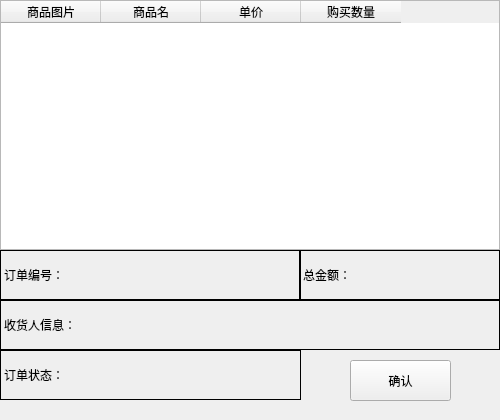
<?xml version="1.0" encoding="UTF-8"?>
<ui version="4.0">
 <class>Form</class>
 <widget class="QWidget" name="Form">
  <property name="geometry">
   <rect>
    <x>0</x>
    <y>0</y>
    <width>500</width>
    <height>420</height>
   </rect>
  </property>
  <property name="windowTitle">
   <string>Form</string>
  </property>
  <widget class="QTableWidget" name="mer_table">
   <property name="geometry">
    <rect>
     <x>0</x>
     <y>0</y>
     <width>500</width>
     <height>250</height>
    </rect>
   </property>
   <column>
    <property name="text">
     <string>商品图片</string>
    </property>
   </column>
   <column>
    <property name="text">
     <string>商品名</string>
    </property>
   </column>
   <column>
    <property name="text">
     <string>单价</string>
    </property>
   </column>
   <column>
    <property name="text">
     <string>购买数量</string>
    </property>
   </column>
  </widget>
  <widget class="QLabel" name="total_label">
   <property name="geometry">
    <rect>
     <x>299</x>
     <y>250</y>
     <width>201</width>
     <height>50</height>
    </rect>
   </property>
   <property name="frameShape">
    <enum>QFrame::Box</enum>
   </property>
   <property name="text">
    <string>总金额：</string>
   </property>
  </widget>
  <widget class="QLabel" name="id_label">
   <property name="geometry">
    <rect>
     <x>0</x>
     <y>250</y>
     <width>301</width>
     <height>50</height>
    </rect>
   </property>
   <property name="frameShape">
    <enum>QFrame::Box</enum>
   </property>
   <property name="text">
    <string>订单编号：</string>
   </property>
  </widget>
  <widget class="QLabel" name="con_label">
   <property name="geometry">
    <rect>
     <x>0</x>
     <y>300</y>
     <width>500</width>
     <height>50</height>
    </rect>
   </property>
   <property name="frameShape">
    <enum>QFrame::Box</enum>
   </property>
   <property name="text">
    <string>收货人信息：</string>
   </property>
  </widget>
  <widget class="QPushButton" name="pushButton">
   <property name="geometry">
    <rect>
     <x>350</x>
     <y>360</y>
     <width>101</width>
     <height>41</height>
    </rect>
   </property>
   <property name="text">
    <string>确认</string>
   </property>
  </widget>
  <widget class="QLabel" name="status_label">
   <property name="geometry">
    <rect>
     <x>0</x>
     <y>350</y>
     <width>301</width>
     <height>50</height>
    </rect>
   </property>
   <property name="frameShape">
    <enum>QFrame::Box</enum>
   </property>
   <property name="text">
    <string>订单状态：</string>
   </property>
  </widget>
 </widget>
 <resources/>
 <connections/>
</ui>
